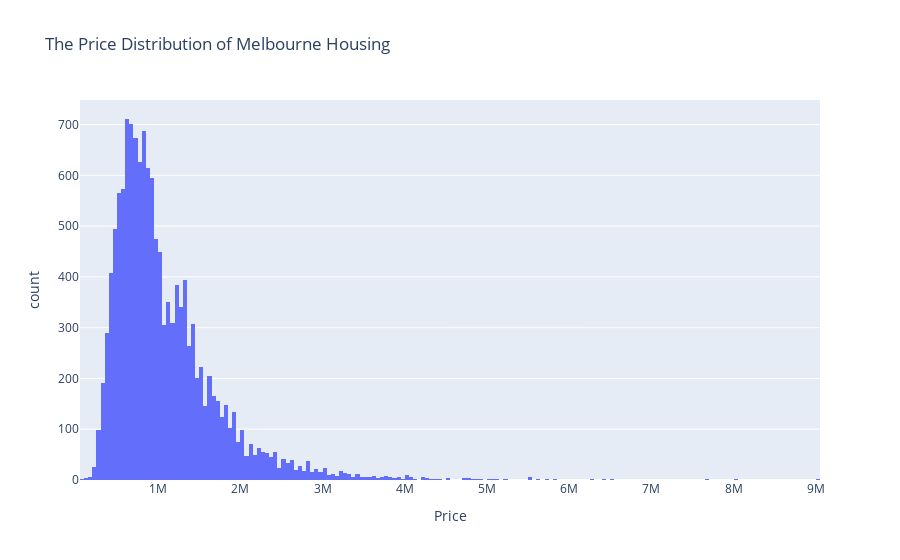

Here is the notebook cell this chart was saved with:
### Code cell
import plotly
plotly.offline.init_notebook_mode(connected=True)
import plotly.express as px

fig = px.histogram(df, x = 'Price', title='The Price Distribution of Melbourne Housing')
fig.show()

### Figure 1 — Plotly figure (JSON) as saved in the notebook; plotly's stock layout.template omitted (floating-point values rounded to 4 significant figures; data arrays with more than 128 entries replaced by an {"elided": "..."} marker saying what was removed)
{"data": [{"alignmentgroup": "True", "bingroup": "x", "hovertemplate": "Price=%{x}<br>count=%{y}<extra></extra>", "legendgroup": "", "marker": {"color": "#636efa", "pattern": {"shape": ""}}, "name": "", "offsetgroup": "", "orientation": "v", "showlegend": false, "x": {"elided": "13580 int values"}, "xaxis": "x", "yaxis": "y", "type": "histogram"}], "layout": {"xaxis": {"anchor": "y", "domain": [0, 1], "title": {"text": "Price"}, "type": "linear", "range": [50000.0, 9050000.0], "autorange": true}, "yaxis": {"anchor": "x", "domain": [0, 1], "title": {"text": "count"}, "range": [0, 748.4], "autorange": true}, "legend": {"tracegroupgap": 0}, "title": {"text": "The Price Distribution of Melbourne Housing"}, "barmode": "relative", "autosize": true}}
